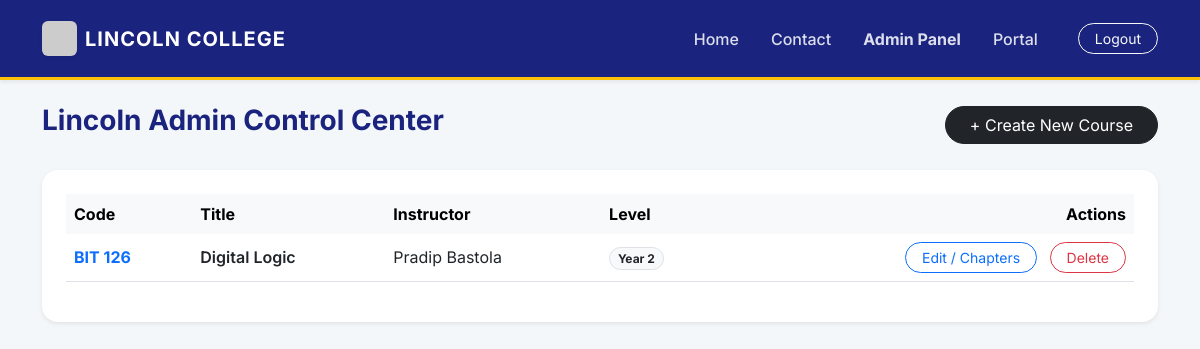
Page /admin (signed in) on the earlier database version.
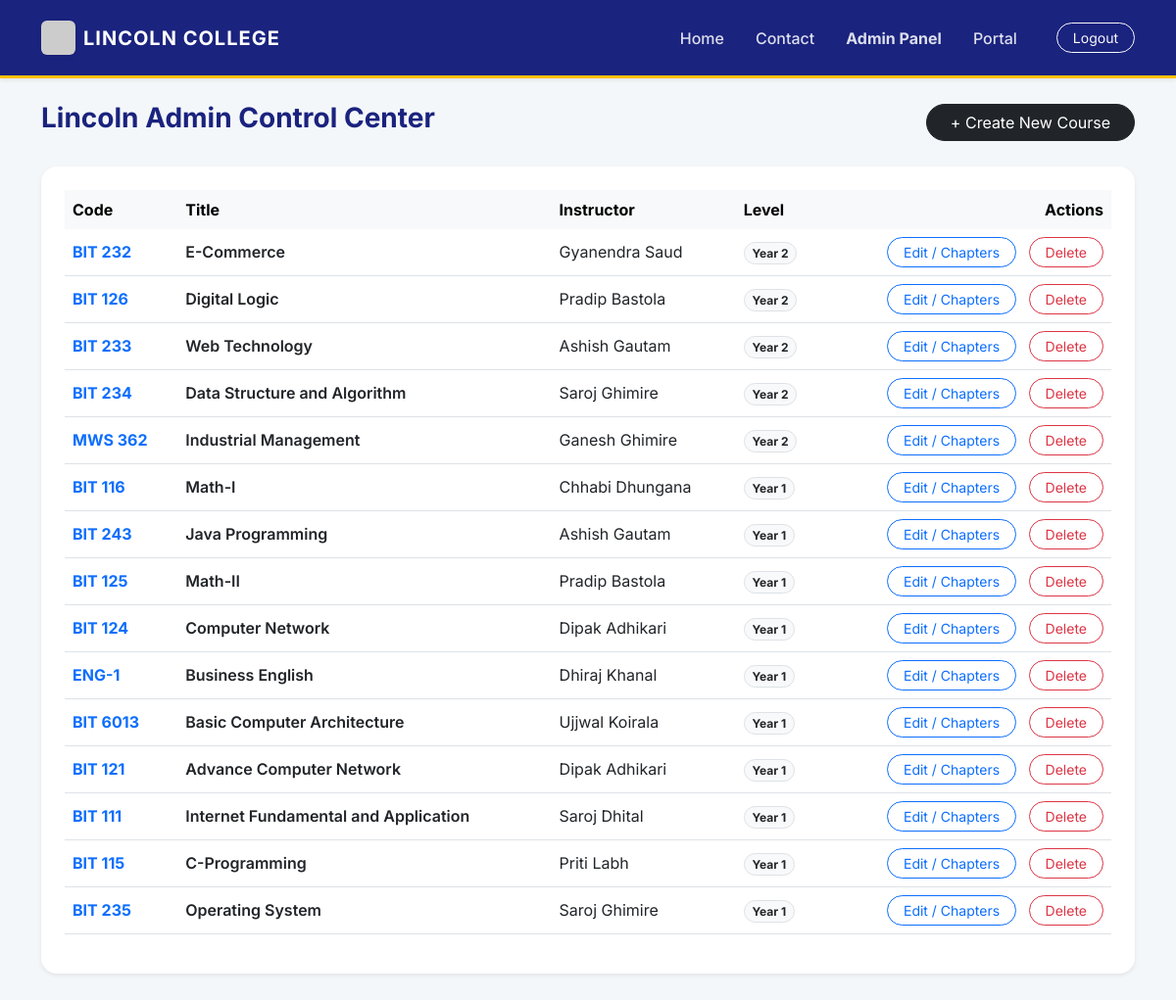
Same page on the later database version.
### app.py (models this page shows)
class Course(db.Model):
    id = db.Column(db.Integer, primary_key=True)
    title = db.Column(db.String(100), nullable=False)
    code = db.Column(db.String(20), unique=True, nullable=False)
    instructor = db.Column(db.String(100))
    year = db.Column(db.Integer, default=1) # Supports years 1-4
    description = db.Column(db.Text)
    modules = db.relationship('Module', backref='course', lazy=True, cascade="all, delete-orphan")

### app.py (the view)
@app.route('/admin')
@login_required
def admin_panel():
    if current_user.role != 'admin':
        return redirect(url_for('index'))
    return render_template('admin.html', courses=Course.query.all())

### app.py (called while the page is built)
@login_manager.user_loader
def load_user(user_id):
    return db.session.get(User, int(user_id))

### templates/admin.html (shortened to what this page needs)
{% extends "base.html" %}
{% block content %}
<div class="d-flex justify-content-between align-items-center mb-4">
    <h3 class="fw-bold" style="color: var(--lincoln-blue);">Lincoln Admin Control Center</h3>
    <button class="btn btn-dark rounded-pill px-4" data-bs-toggle="modal" data-bs-target="#addModal">+ Create New Course</button>
</div>
<div class="table-responsive bg-white rounded-4 shadow-sm p-4 border-0">
    <table class="table table-hover align-middle">
        <thead class="table-light">
            <tr>
                <th class="border-0">Code</th>
                <th class="border-0">Title</th>
                <th class="border-0">Instructor</th>
                <th class="border-0">Level</th>
                <th class="border-0 text-end">Actions</th>
            </tr>
        </thead>
        <tbody>
            {% for c in courses %}
            <tr>
                <td class="fw-bold text-primary">{{c.code}}</td>
                <td class="fw-semibold">{{c.title}}</td>
                <td>{{c.instructor}}</td>
                <td><span class="badge rounded-pill bg-light text-dark border">Year {{c.year}}</span></td>
                <td class="text-end">
                    <button class="btn btn-sm btn-outline-primary rounded-pill me-2 px-3" data-bs-toggle="modal" data-bs-target="#editModal{{c.id}}">Edit / Chapters</button>
                    <a href="/admin/delete/{{c.id}}" class="btn btn-sm btn-outline-danger rounded-pill px-3" onclick="return confirm('Archive this course from Lincoln Catalog?')">Delete</a>
                </td>
            </tr>
            {% endfor %}
        </tbody>
    </table>
</div>
{% endblock %}

### templates/base.html (shortened to what this page needs)
<!DOCTYPE html>
<html lang="en">
<head>
    <link href="https://cdn.jsdelivr.net/npm/bootstrap@5.3.0/dist/css/bootstrap.min.css" rel="stylesheet">
    <link rel="stylesheet" href="{{ url_for('static', filename='css/style.css') }}">
</head>
<body>
<nav class="navbar navbar-expand-lg navbar-dark shadow-sm mb-4">
    <div class="container">
        <a class="navbar-brand d-flex align-items-center" href="/">
            <img src="https://ui-avatars.com/api/?name=L+C&background=ffc107&color=0d1b2a&bold=true"
                 alt="Logo" width="35" height="35" class="d-inline-block align-text-top me-2 rounded shadow-sm">
            <span class="fw-bold" style="letter-spacing: 1px;">LINCOLN COLLEGE</span>
        </a>
        <div class="collapse navbar-collapse" id="navbarNav">
            <ul class="navbar-nav ms-auto align-items-center">
                <li class="nav-item"><a class="nav-link" href="/">Home</a></li>
                <li class="nav-item"><a class="nav-link" href="/contact">Contact</a></li>
                {% if current_user.is_authenticated %}
                    {% if current_user.role == 'admin' %}
                        <li class="nav-item">
                            <a class="nav-link text-warning fw-bold" href="/admin">Admin Panel</a>
                        </li>
                    {% endif %}
                    <li class="nav-item"><a class="nav-link" href="/dashboard">Portal</a></li>
                    <li class="nav-item">
                        <a class="btn btn-outline-light btn-sm ms-lg-3 px-3 rounded-pill" href="/logout">Logout</a>
                    </li>
                {% else %}
                    <li class="nav-item"><a class="nav-link" href="/login">Login</a></li>
                    <li class="nav-item">
                        <a class="btn btn-warning btn-sm ms-lg-3 px-3 rounded-pill fw-bold text-dark" href="/register">Join Us</a>
                    </li>
                {% endif %}
            </ul>
        </div>
    </div>
</nav>
<div class="container pb-5">
    {% block content %}{% endblock %}
</div>
</body>
</html>

### static/css/style.css (style rules this page uses)
:root { --lincoln-blue: #1a237e; --lincoln-gold: #ffc107; --bg-light: #f4f7f9; }
body { background-color: var(--bg-light); font-family: 'Inter', sans-serif; }
.navbar { background-color: var(--lincoln-blue) !important; padding: 1rem; border-bottom: 3px solid var(--lincoln-gold); }
.navbar-brand { color: white !important; font-weight: 800; letter-spacing: 1px; }
.nav-link { color: rgba(255,255,255,0.85) !important; font-weight: 500; margin-right: 1rem; }

Differences in the rows shown:
added Course: code "BIT 232", title "E-Commerce", instructor "Gyanendra Saud", year "2"
added Course: code "BIT 233", title "Web Technology", instructor "Ashish Gautam", year "2"
added Course: code "BIT 234", title "Data Structure and Algorithm", instructor "Saroj Ghimire", year "2"
added Course: code "MWS 362", title "Industrial Management", instructor "Ganesh Ghimire", year "2"
added Course: code "BIT 116", title "Math-I", instructor "Chhabi Dhungana", year "1"
added Course: code "BIT 243", title "Java Programming", instructor "Ashish Gautam", year "1"
added Course: code "BIT 125", title "Math-II", instructor "Pradip Bastola", year "1"
added Course: code "BIT 124", title "Computer Network", instructor "Dipak Adhikari", year "1"
added Course: code "ENG-1", title "Business English", instructor "Dhiraj Khanal", year "1"
added Course: code "BIT 6013", title "Basic Computer Architecture", instructor "Ujjwal Koirala", year "1"
added Course: code "BIT 121", title "Advance Computer Network", instructor "Dipak Adhikari", year "1"
added Course: code "BIT 111", title "Internet Fundamental and Application", instructor "Saroj Dhital", year "1"
added Course: code "BIT 115", title "C-Programming", instructor "Priti Labh", year "1"
added Course: code "BIT 235", title "Operating System", instructor "Saroj Ghimire", year "1"
